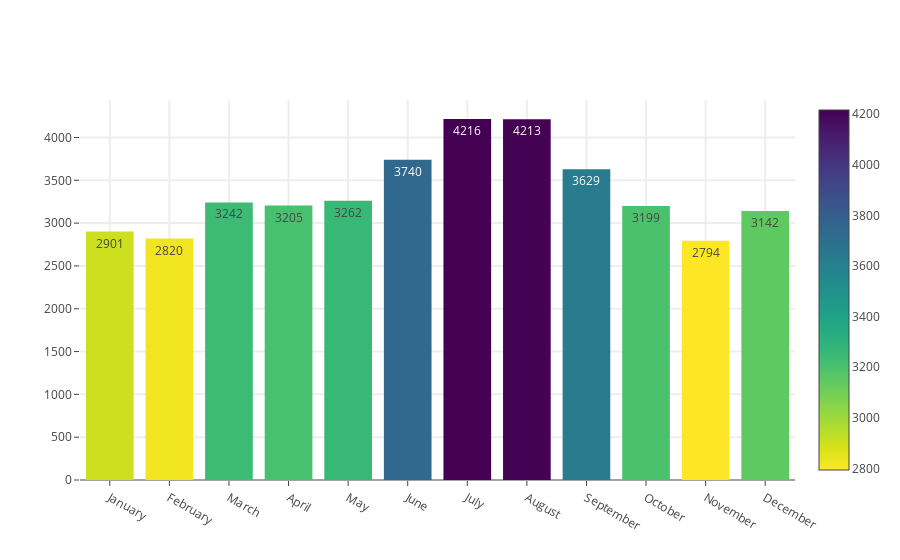

Source (notebook cell):
### Code cell
data = load_flights(group="month")
plotly_barplot(data, "month", "passengers")

### Figure 1 — Plotly figure (JSON) as saved in the notebook; plotly's stock layout.template omitted (floating-point values rounded to 4 significant figures)
{"data": [{"marker": {"cauto": true, "cmax": 4216, "cmin": 2794, "color": [2901, 2820, 3242, 3205, 3262, 3740, 4216, 4213, 3629, 3199, 2794, 3142], "colorscale": "Viridis", "reversescale": true, "showscale": true}, "text": [2901, 2820, 3242, 3205, 3262, 3740, 4216, 4213, 3629, 3199, 2794, 3142], "textposition": "auto", "type": "bar", "uid": "48462d61-bbb8-4e0f-b569-d4aa163324a7", "x": ["January", "February", "March", "April", "May", "June", "July", "August", "September", "October", "November", "December"], "y": [2901, 2820, 3242, 3205, 3262, 3740, 4216, 4213, 3629, 3199, 2794, 3142]}], "layout": {"autosize": true, "xaxis": {"autorange": true, "gridwidth": 2, "range": [-0.5, 11.5], "ticklen": 5, "type": "category", "zeroline": false}, "yaxis": {"autorange": true, "gridwidth": 2, "range": [0, 4438.0], "ticklen": 5, "type": "linear"}}}
